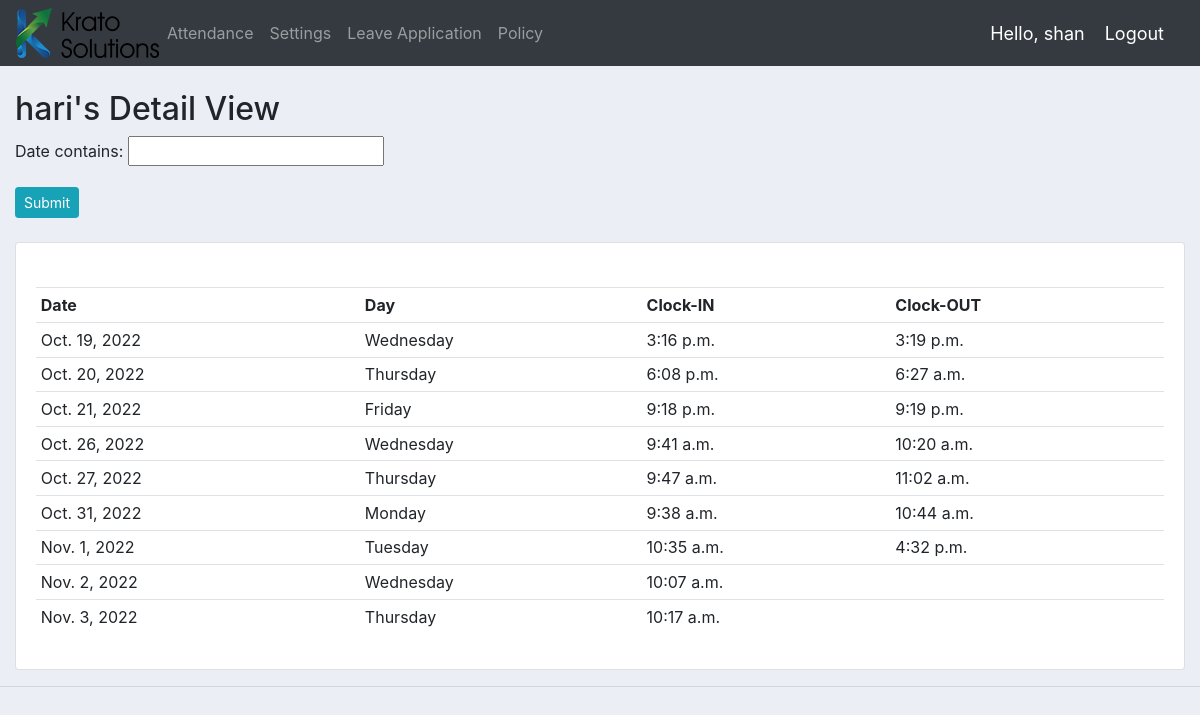
/detail_view/9/ (signed in), run on the app's committed database.
### accounts/models.py (models this page shows, shortened)
class Customer(models.Model):
	user = models.OneToOneField(User, null=True, blank=True, on_delete=models.CASCADE)
	name = models.CharField(max_length=200, null=True)
	phone = models.CharField(max_length=200, null=True)
	email = models.EmailField(max_length=200, null=True)
	designation = models.CharField(max_length=200, null=True)
	profile_pic = models.ImageField(default="profile1.png", null=True, blank=True)
	date_of_join = models.DateTimeField(auto_now_add=True, null=True)
	date_of_birth = models.DateTimeField(auto_now_add=True, null=True)
	date_created = models.DateTimeField(auto_now_add=True, null=True)
	def __str__(self):
		return self.name

class Attendance(models.Model):
	attender = models.CharField(max_length=25,null=True)
	date = models.DateField(null=True)
	is_present = models.BooleanField(null=True)
	clockin = models.DateTimeField(null=True)
	clockout = models.DateTimeField(null=True)

### accounts/views.py (the view)
# urls.py: path('detail_view/<str:pk>/', views.detail_view, name="detail_view"),
@login_required(login_url='login')
def detail_view(request, pk):
	name = Customer.objects.get(id=pk)
	employee = Attendance.objects.filter(attender=name)
	f = AttenFilter(request.GET, queryset=Attendance.objects.filter(attender=name))
	has_filter = any(field in request.GET for field in set(f.get_fields()))
	context = {'employee':employee, 'filter': f, 'has_filter': has_filter, 'name' : name}
	return render(request, 'accounts/detail_view.html', context)

### accounts/templates/accounts/detail_view.html (shortened to what this page needs)
{%  extends 'accounts/main.html' %}
{% block content %}
{% load static %}
{% load i18n %}
<br />
<h2>{{name}}'s Detail View</h2>
<form method="get">
    {{ filter.form.as_p }}
    <input class="btn btn-sm btn-info" type="submit" />
</form>
<br />
<div class="card card-body">
    <br />
    <table class="table table-sm">
        <tr>
            <th>Date</th>
            <th>Day</th>
            <th>Clock-IN</th>
            <th>Clock-OUT</th>
        </tr>
        {% for emp in filter.qs %}
            <tr>
                <td>{{emp.date}}</td>
                <td>{{emp.date|date:"l"}}</td>
                <td>{{emp.clockin.time}}</td>
                <td>{{emp.clockout.time}}</td>
            </tr>
        {% endfor %}
    </table>
</div>
{% endblock %}

### accounts/templates/accounts/navbar.html (shortened to what this page needs)
{% load static %}
<nav class="navbar navbar-expand-lg navbar-dark bg-dark">
 <img src="{% static 'images/logo.png' %}">
  <div class="collapse navbar-collapse" id="navbarNav">
    <ul class="navbar-nav">
      {% if request.user.is_staff %}
      <li class="nav-item">
        <a class="nav-link" href="{% url 'attendance' %}">Attendance</a>
      </li>
      <li class="nav-item">
        <a class="nav-link" href="{% url 'home' %}">Dashboard</a>
      </li>
      <li class="nav-item">
        <a class="nav-link" href="{% url 'admin:index' %}">Admin Page</a>
      </li>
      <li class="nav-item">
        <a class="nav-link" href="{% url 'register' %}">Register User</a>
      </li>
      <li class="nav-item">
        <a class="nav-link" href="{% url 'account' %}">Settings</a>
      </li>
      <li class="nav-item">
        <a class="nav-link" href="{% url 'leave_application' %}">Leave Application</a>
      </li>
      <li class="nav-item">
        <a class="nav-link" href="{% url 'DownloadPdf' %}">Policy</a>
      </li>
      {% else %}
      <li class="nav-item">
        <a class="nav-link" href="{% url 'attendance' %}">Attendance</a>
      </li>
       <li class="nav-item">
        <a class="nav-link" href="{% url 'account' %}">Settings</a>
      </li>
      <li class="nav-item">
        <a class="nav-link" href="{% url 'leave_application' %}">Leave Application</a>
      </li>
      <li class="nav-item">
        <a class="nav-link" href="{% url 'DownloadPdf' %}">Policy</a>
      </li>
      {% endif %}
    </ul>
  </div>
  <span class="hello-msg">Hello, {{request.user}}</span>
  <span ><a  class="hello-msg" href="{% url 'logout' %}">Logout</a></span>
</nav>

### static/css/main.css (style rules this page uses)
body { background-color: #ebeff5; }

### accounts/templates/accounts/navbar.html (style rules this page uses)
.hello-msg { font-size: 18px; color: #fff; margin-right: 20px; }

### data on the page
Customer: name "hari"
Attendance: date "Oct. 19, 2022", date "Wednesday", clockin.time "3:16 p.m.", clockout.time "3:19 p.m."
Attendance: date "Oct. 20, 2022", date "Thursday", clockin.time "6:08 p.m.", clockout.time "6:27 a.m."
Attendance: date "Oct. 21, 2022", date "Friday", clockin.time "9:18 p.m.", clockout.time "9:19 p.m."
Attendance: date "Oct. 26, 2022", date "Wednesday", clockin.time "9:41 a.m.", clockout.time "10:20 a.m."
Attendance: date "Oct. 27, 2022", date "Thursday", clockin.time "9:47 a.m.", clockout.time "11:02 a.m."
Attendance: date "Oct. 31, 2022", date "Monday", clockin.time "9:38 a.m.", clockout.time "10:44 a.m."
Attendance: date "Nov. 1, 2022", date "Tuesday", clockin.time "10:35 a.m.", clockout.time "4:32 p.m."
Attendance: date "Nov. 2, 2022", date "Wednesday", clockin.time "10:07 a.m."
Attendance: date "Nov. 3, 2022", date "Thursday", clockin.time "10:17 a.m."

### other printed values
{{ request.user }} "shan"
